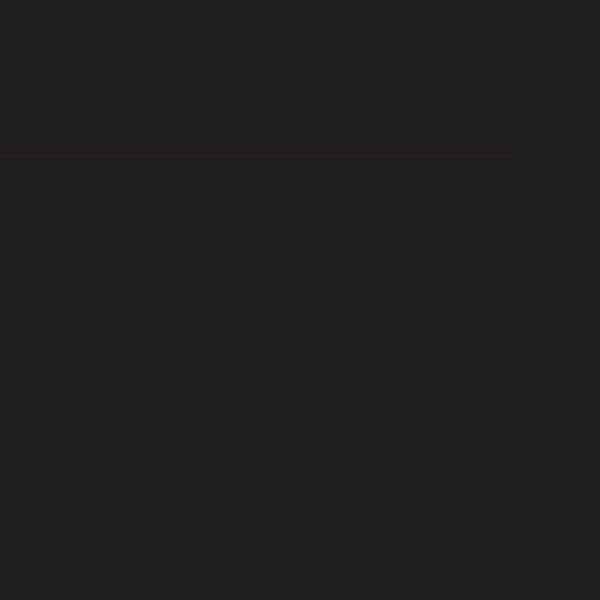
Frame 1 (no input)
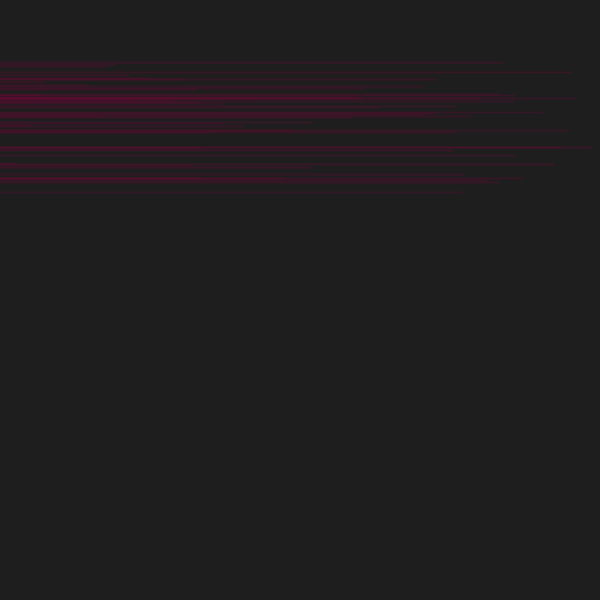
Frame 60 (the mouse pressed at the canvas centre just before this capture)
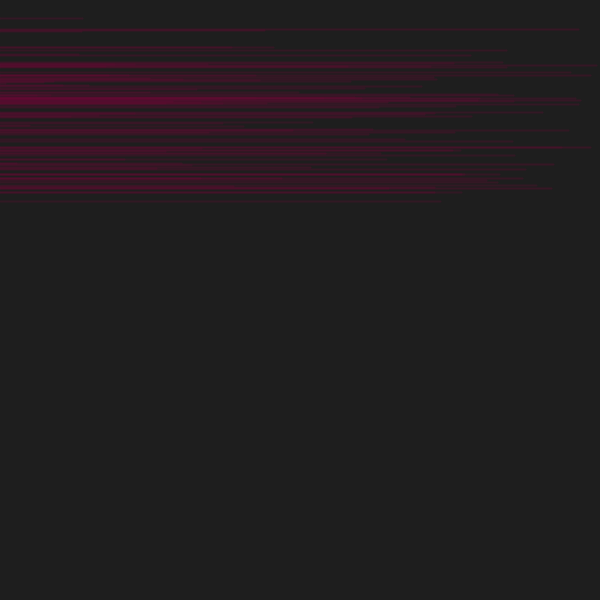
Frame 120 (the mouse held since frame 60 and released just before this capture)

The Processing sketch that drew these frames (run headless with seeded random() and noise(); from frame 60 on, the mouse is pressed at the canvas centre):

// Processing sketch: bestbugmulticolour
// ── bestbugmulticolour.pde
int SIZE;
Scribbler s1, s2,s3;
int baset, tvar;

class Scribbler {
  float x1, y1, x2,y2;
  int slope;
  int r;
  color c;
  int tr;
  color[] colours;
  int cindex;

  Scribbler(float x1, float y1, int r, int s) {
    this.x1 = 0;
    this.y1 = y1;
    this.slope = s;
    this.r = r;
    this.tr = baset + int(random(-tvar, tvar));
    this.colours = new color[] {color(100,10,50),color(211, 211, 198),color(75,15,50)};
    this.cindex = 0;
    getNextColour();
  }
  
  void getNextColour(){
    c = colours[cindex++%colours.length]; 
  }
  void move(){
    x2 = random(0, SIZE);

    y2 = y1 + random(-r,r);
    if(random(100)>99){
      x1 = SIZE - x1;
      getNextColour();
    }
    if(y2 >= SIZE || y2 <= 0){
      y2 = random(0, SIZE);
    }
  }
  
  void scribble() {
    tr = baset + int(random(-tvar, tvar));
    stroke(c, tr);
    move();
    drawLine();
  }
  void drawMark(float x, float y){
    int s = 5;
    ellipse(x, y, s, s);
  }
  
  void drawLine(){
    line(x1,y1,x2,y1);
    //x1 = x2;
    y1 = y2;
  }
  
  void drawX(float x, float y){
    line(x-slope,y+slope,x+slope,y-slope);
    line(x-slope, y-slope, x+slope, y+slope);
  }
}


void setup() {
  SIZE = 600;
  surface.setSize(SIZE, SIZE);
  background(30);
  strokeWeight(2);
  baset = 80;
  tvar = 10;
  s2 = new Scribbler(random(SIZE), random(SIZE), 20, 5);

}

void draw() {
    //s1.scribble();
    s2.scribble();
    //s3.scribble();

}
